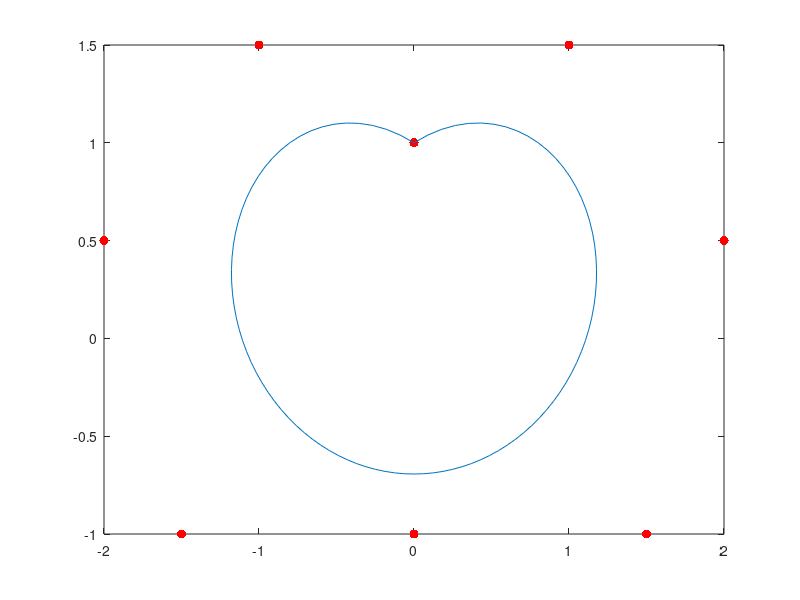

MATLAB code for this plot:

%File similar to "bernstein.m" but only makes one graph out of the 10 points

%P = control points to form a heart
P = [0 1 1 1.5 2 0.5 1.5 -1 0 -1 0 -1 -1.5 -1 -2 0.5 -1 1.5 0 1];
clf;  %Clear figures

%Plot control points
for k=1:10
    plot(P(1,2*k-1),P(1,2*k),'r.','MarkerSize',20);
    hold on;
end

t = 0:.01:1;

% The cubic Bernstein basis functions
B=@(k,n,t) nchoosek(n,k)*(1-t).^(n-k).*t.^k;

B0 = B(0,9,t);
B1 = B(1,9,t);
B2 = B(2,9,t);
B3 = B(3,9,t);
B4 = B(4,9,t);
B5 = B(5,9,t);
B6 = B(6,9,t);
B7 = B(7,9,t);
B8 = B(8,9,t);
B9 = B(9,9,t);

% Multiplying the values of each point to their respective Bernstein function then summing them together
x= P(1,1) * B0  +  P(1,3) * B1  +  P(1,5) * B2  +  P(1,7) * B3 + P(1,9) * B4 + P(1,11) * B5 + P(1,13) * B6 + P(1,15) * B7 + P(1,17) * B8 + P(1,19) * B9;
y= P(1,2) * B0  +  P(1,4) * B1  +  P(1,6) * B2  +  P(1,8) * B3 + P(1,10) * B4 + P(1,12) * B5 + P(1,14) * B6 + P(1,16) * B7 + P(1,18) * B8 + P(1,20) * B9;

plot(x,y);   % Plot Bezier curve (x(t), y(t))
hold on;
